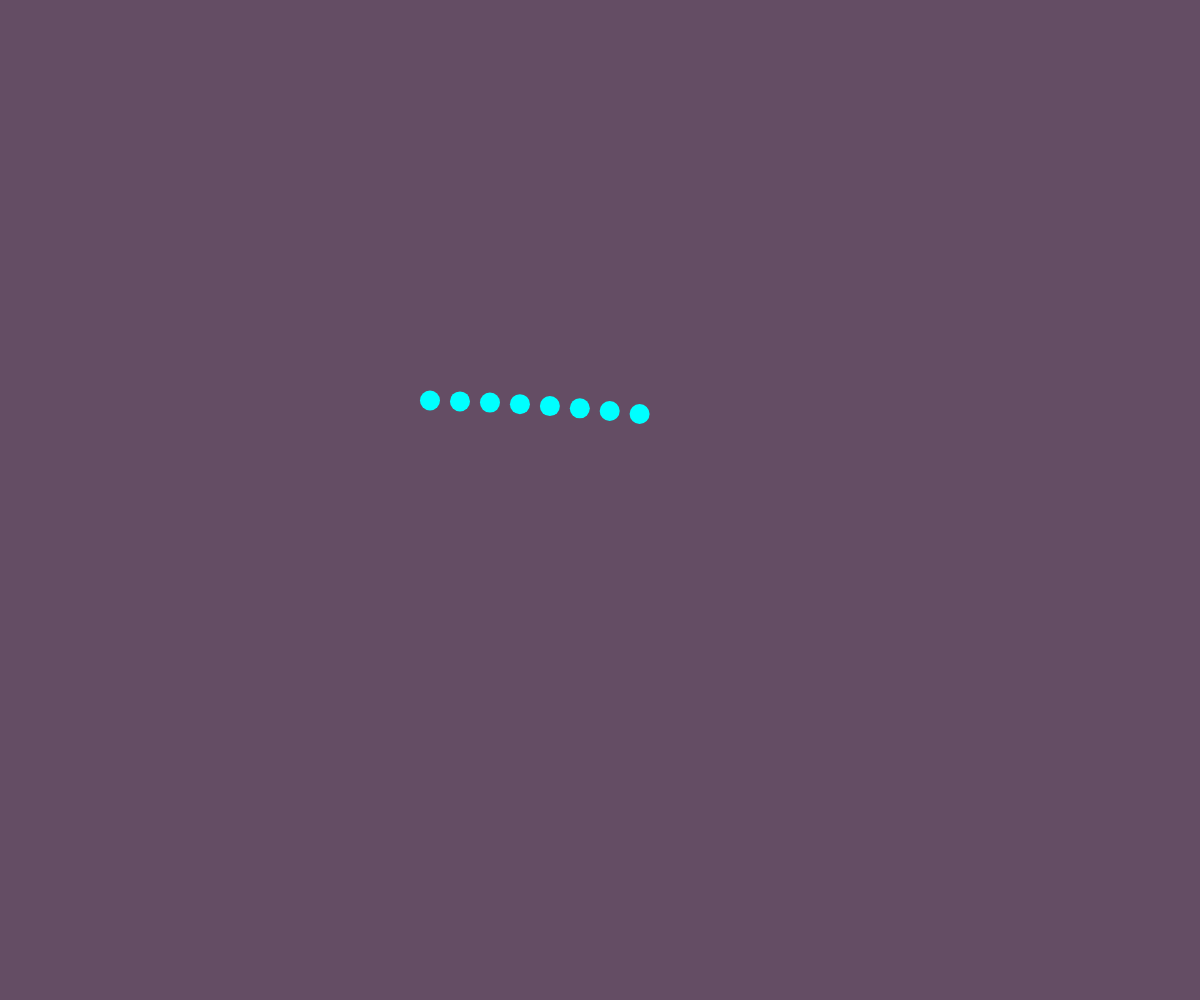
Frame 1 (no input)
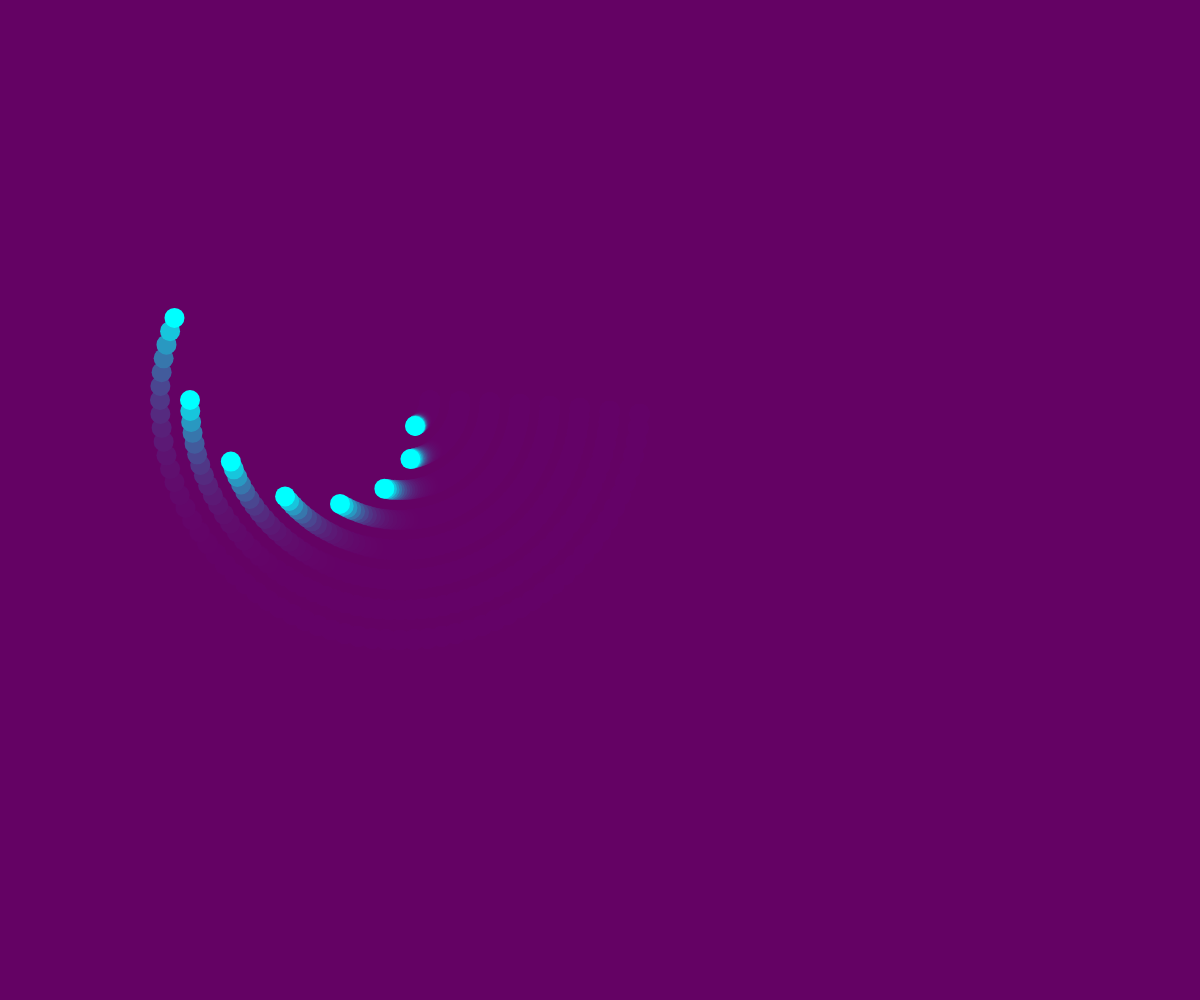
Frame 60 (no input)
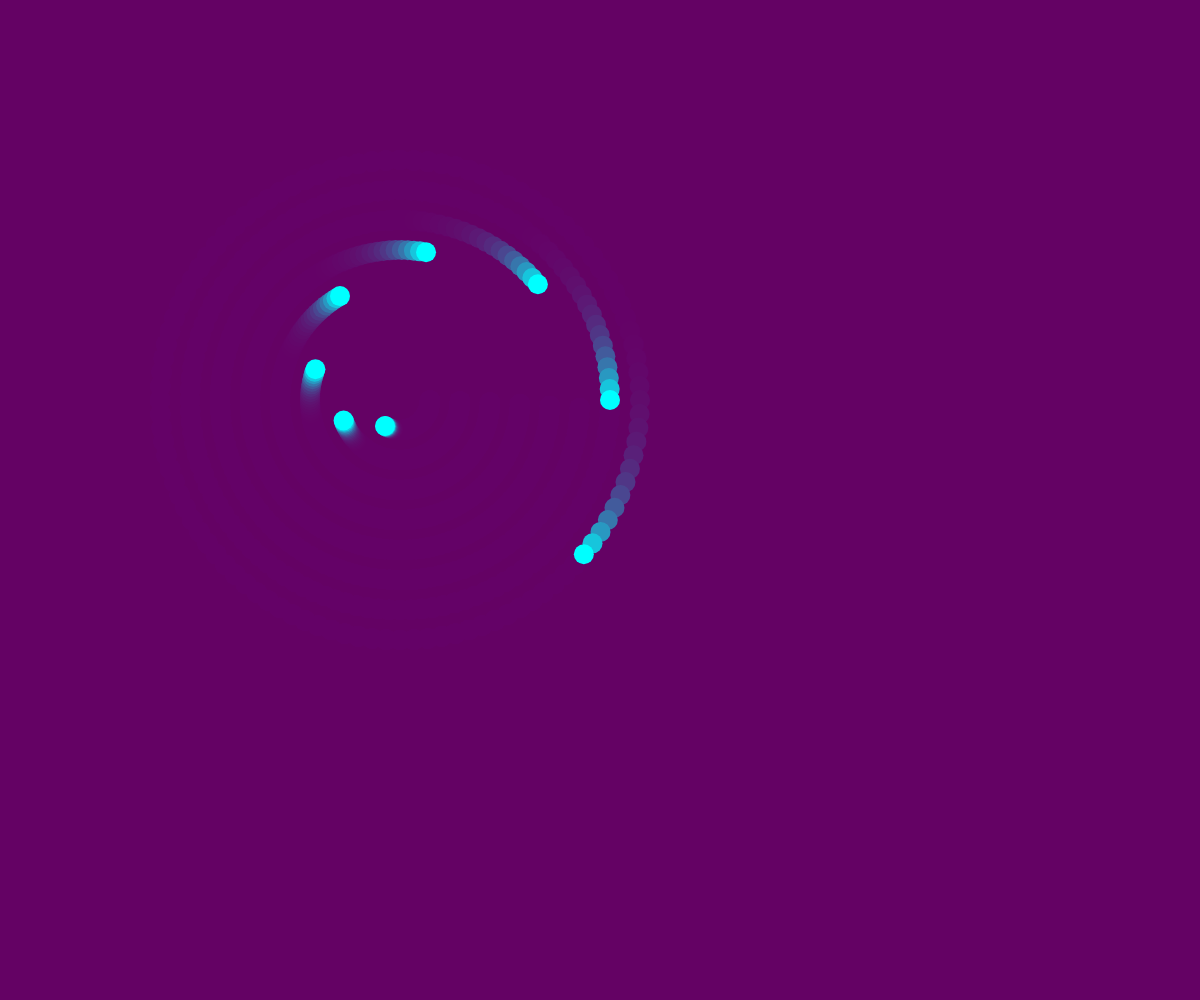
Frame 120 (the mouse pressed at the canvas centre since frame 60)

The p5.js sketch that drew these frames (run headless with seeded random() and noise() and a simulated clock; from frame 60 on, the mouse is pressed at the canvas centre):

// p5.js sketch
// ── sketch.js
var MyArray = [];
var numOfCircles = 8;

function setup() {
	createCanvas(windowWidth, windowHeight);
	background(100);
	
  for (var i = 0; i < numOfCircles; i++){
		MyArray[i] = new  RotantingObject(400,400,30+i*30);
		MyArray[i].Step = (i+3)/3
	}
}
 
function draw() {
	background(100,0,100,58);
	
	 for (var i = 0; i < numOfCircles; i++){
	  MyArray[i].UpdateAngle();
	  MyArray[i].Move();
	  MyArray[i].Display();
	 }
	
}

function RotantingObject(CentX,CentY,Diam) {
	this.CentX = CentX;
	this.CentY = CentY;
	this.Ang  = 0;
	this.Diam = Diam;
	this.size = 20;
	this.X = 0;
	this.Y = 0;
	this.Step = 3;
	this.Col = color(0,255,255);
	
	this.UpdateAngle = function() {    //start the method
		this.Ang = (this.Ang + this.Step)%360; 
	}
	
	this.Move = function() {
		angleMode(DEGREES);
		this.X = this.CentX + this.Diam*cos(this.Ang);
		this.Y = this.CentY + this.Diam*sin(this.Ang);
	}
	
	this.Display = function() {
		noStroke();
		fill(this.Col);
		ellipse(this.X,this.Y,this.size,this.size)
	}

}   //Close object
